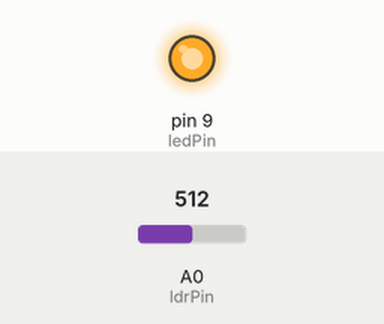
Simulated run of this sketch. Board: Arduino Uno, built with avr-gcc and run on an emulated ATmega328P. Parts: output pins drawn as LEDs (lit = HIGH). Inputs (shaded band) come from the test bench; at power-on: A0 (ldrPin) = 512. What the sketch prints to the serial monitor is not drawn.

Above: at 0.1 s.
Timing chart, 0 to 1.6 s (numbered marks = the images above):
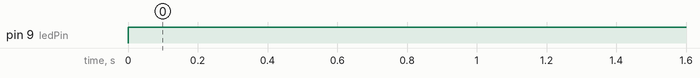

The sketch:

2-sensor-de-luz.ino
```cpp
int ledPin = 9; //Led no pino 13
int ldrPin = A0; //LDR no pino analígico 8 int
int ldrValor = 0; //Valor lido do LDR

void setup() {
  pinMode(ledPin,OUTPUT); //define a porta 7 como saída
  Serial.begin(9600); //Inicia a comunicação serial
}


void loop() {
    ldrValor = analogRead(ldrPin); //ler o valor do LDR
    //O valor lido será entre 0 e 1023

    if (ldrValor>= 400){ //se o valor lido for maior ou igual à 800, liga o led
      digitalWrite(ledPin,HIGH);  // senão, apaga o led
    }else{
      //digitalWrite(ledPin,LOW);    //imprime o valor lido do LDR no monitor serial
    }

    Serial.println(ldrValor);
    delay(100);
}

/*========== EXPLICAÇÃO ==========*/
/* Nesse programa será lido em todo momento o valor gerado pelo LDR.
 * Por meio do if else pode ser controlado o LED, caso o valor lido
 * seja maior ou igual à 800, ou seja, haja muita luz, o led permanece
 * apagado, senão, o LED acenderá.
 */
```

Measured:
- by itself, pin 9 (ledPin): LOW → HIGH at 0.00 s
